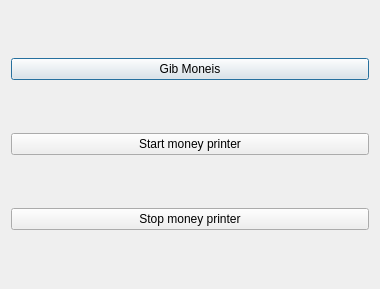
<?xml version="1.0" encoding="UTF-8"?>
<ui version="4.0">
 <class>SomeDialog</class>
 <widget class="QDialog" name="SomeDialog">
  <property name="geometry">
   <rect>
    <x>0</x>
    <y>0</y>
    <width>380</width>
    <height>289</height>
   </rect>
  </property>
  <property name="windowTitle">
   <string>Dialog</string>
  </property>
  <layout class="QVBoxLayout" name="verticalLayout">
   <item>
    <widget class="QPushButton" name="pushButton">
     <property name="text">
      <string>Gib Moneis</string>
     </property>
    </widget>
   </item>
   <item>
    <widget class="QPushButton" name="pushButton_2">
     <property name="text">
      <string>Start money printer</string>
     </property>
    </widget>
   </item>
   <item>
    <widget class="QPushButton" name="pushButton_3">
     <property name="text">
      <string>Stop money printer</string>
     </property>
    </widget>
   </item>
  </layout>
 </widget>
 <resources/>
 <connections/>
</ui>
